Frame 1 (no input): blank canvas, image omitted
Frame 60 (no input): blank canvas, image omitted
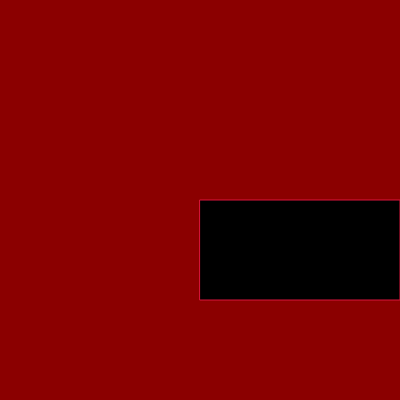
Frame 120 (the mouse pressed at the canvas centre since frame 60)

The p5.js sketch whose frames 1 and 60 were blank and that drew this single picture after the mouse press (run headless with seeded random() and noise() and a simulated clock; from frame 60 on, the mouse is pressed at the canvas centre):

// p5.js sketch
// ── sketch.js
// Console.Log serve para registrar algo
function setup() {
    createCanvas(400, 400); // Cria uma espécie de tela
  }
  
  function draw() {
    background("#8B0000"); // Mudar fundo do Canvas
  
    stroke ("#DC143C"); // Mudar cor da linha do Rect
    fill ("#000000"); // Mudar fundo do Rect
  
  if (mouseIsPressed) { 
  // if, significa "se"
  // Se o Mouse estiver pressionado
  
    rect (mouseX, mouseY, 200, 100); }
  // Cria um Retangulo, seus 2 primeiros digitos são o local e os 2 últimos a largura e tamanho
  //Se os 2 primeiros digitos forem Mouse(Cordenada) ele segue o mouse segundo a cordenada
  
  }
